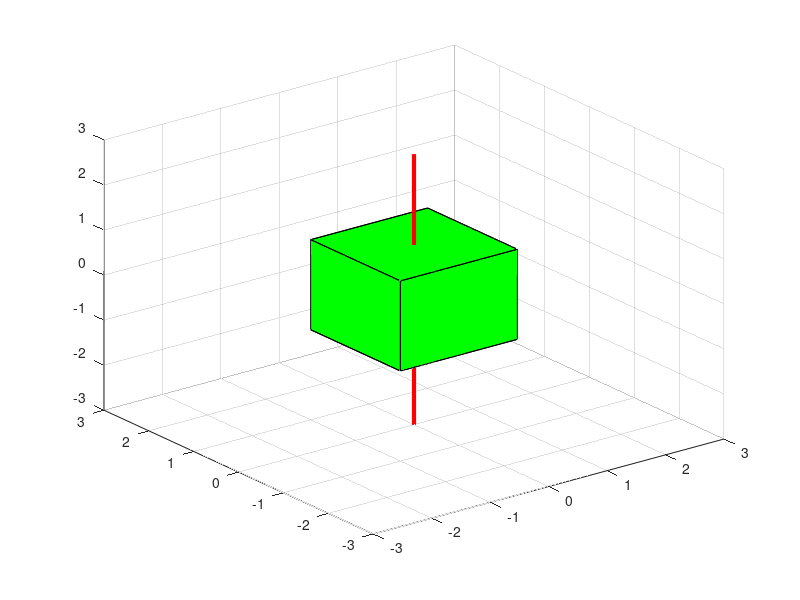

This chart was generated by the following MATLAB code: (Note: this script raises an error after producing the figure.)
% 3. 
% %moment of inertia 
% %off diagonal should be zero 

%just the visual 
clear

a = -pi : pi/2 : pi;                                % Define Corners
ph = pi/4;                                          % Define Angular Orientation (‘Phase’)
x = [cos(a+ph); cos(a+ph)]/cos(ph);
y = [sin(a+ph); sin(a+ph)]/sin(ph);
z = [-ones(size(a)); ones(size(a))];
figure
s1 = surf(x, y, z, 'FaceColor','g');                      % Plot Cube
hold on
s2 = patch(x', y', z', 'g');                              % Make Cube Appear Solid
hold off
axis([ -1  1    -1  1    -1  1]*3)
grid on

direc=[0 0 1];
orig=2*[0 0 0];

xline=orig(1)+direc(1)*[4 -4];
yline=orig(2)+direc(2)*[4 -4];
zline=orig(3)+direc(3)*[4 -4];

hold on
p1=plot3(xline,yline,zline,'r','LineWidth',3);
hold off

theta=10;
for i=1:720/theta
    pause(0.1)
rotate(s1,direc,theta,orig)
rotate(s2,direc,theta,orig)
end 

%when the box is at the origin 
a=1;
dx=0.01;
dy=0.01;
dz=0.01;

mass=1;
V=a^3;
rho=mass/V; 

dm=0.01;

x=-1:dx:1; 
y=-1:dy:1;
z=-1:dz:1;

[X,Y,Z]=meshgrid(x,y,z);


Ixx=sum((Y.^2+Z.^2)*dm,"all");
Iyy=sum((X.^2+Z.^2)*dm,"all");
Izz=sum((X.^2+Y.^2)*dm,"all");
Iyx=-sum(X.*Y.*dm,"all");, Ixy=Iyx;
Iyz=-sum(Y.*Z.*dm,"all");, Iyz=Iyz;
Izx=-sum(Z.*X.*dm,"all");, Izx=Izx;
I_origin = [Ixx, Ixy, Izx; Ixy, Iyy, Iyz; Izx, Iyz, Izz]


%at the corner
x_1=0:dx:1;
y_1=0:dy:1;
z_1=0:dz:1; 

[X1,Y1,Z1]=meshgrid(x_1,y_1,z_1); 

Ixx1=sum((Y1.^2+Z1.^2)*dm,"all");
Iyy1=sum((X1.^2+Z1.^2)*dm,"all");
Izz1=sum((X1.^2+Y1.^2)*dm,"all");
Iyx1=sum(X1.*Y1.*dm,"all");, Ixy1=Iyx1;
Iyz1=sum(Y1.*Z1.*dm,"all");, Iyz1=Iyz1;
Izx1=sum(Z1.*X1.*dm,"all");, Izx1=Izx1;
I_corner = [Ixx1, -Ixy1, -Izx1; -Ixy1, Iyy1, -Iyz1; -Izx1, -Iyz1, Izz1]

a = -pi : pi/2 : pi;                                % Define Corners
ph = pi/4;                                          % Define Angular Orientation (‘Phase’)
x = [cos(a+ph); cos(a+ph)]/cos(ph);
y = [sin(a+ph); sin(a+ph)]/sin(ph);
z = [-ones(size(a)); ones(size(a))];
figure
s1 = surf(x, y, z, 'FaceColor','b');                      % Plot Cube
hold on
s2 = patch(x', y', z', 'b');                              % Make Cube Appear Solid
hold off
axis([ -1  1    -1  1    -1  1]*4)
grid on

direc=[0 0 1];
orig=[1 1 1];

xline=orig(1)+direc(1)*[4 -4];
yline=orig(2)+direc(2)*[4 -4];
zline=orig(3)+direc(3)*[4 -4];

hold on
p1=plot3(xline,yline,zline,'r','LineWidth',3);
hold off

theta=10;
for i=1:720/theta
    pause(0.1)
rotate(s1,direc,theta,orig)
rotate(s2,direc,theta,orig)
end 